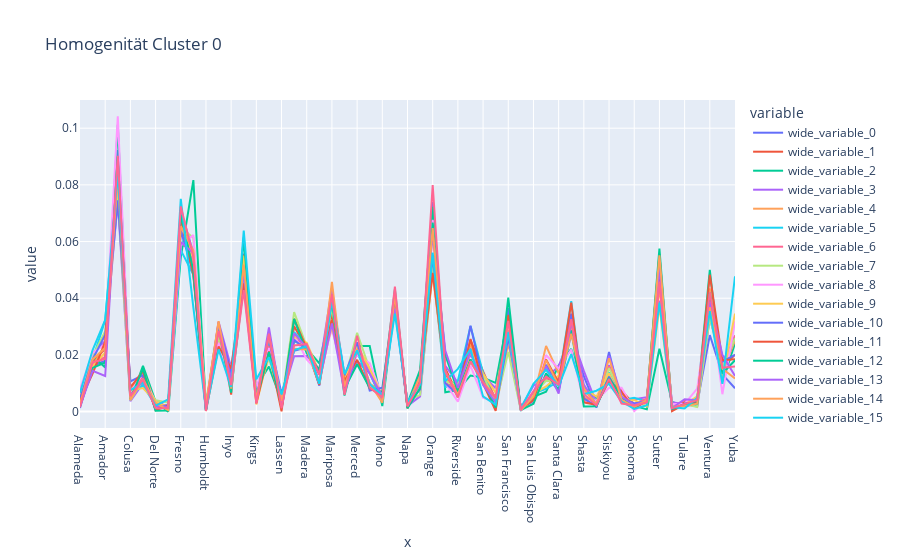

This figure's notebook cell:
### Markdown cell above
Couties mit der größten Standardabweichung sind für die größte Differenzierung zwischen den Clustern zuständig -> diese Counties machen also die größten Unterschiede in der Ähnlichkeitsstruktur der Produkte aus

### Code cell
x1 = df_cluster[df_cluster['3-Cluster Lösung']==0].loc[:,:'Yuba_r']
y = [x1.iloc[row] for row in range(len(x1))]
fig = px.line(x=x.columns,y=y,
             title = 'Homogenität Cluster 0')
fig.show()

### Figure 1 — Plotly figure (JSON) as saved in the notebook; plotly's stock layout.template omitted (floating-point values rounded to 4 significant figures)
{"data": [{"hovertemplate": "variable=wide_variable_0<br>x=%{x}<br>value=%{y}<extra></extra>", "legendgroup": "wide_variable_0", "line": {"color": "#636efa", "dash": "solid"}, "marker": {"symbol": "circle"}, "mode": "lines", "name": "wide_variable_0", "orientation": "v", "showlegend": true, "type": "scatter", "x": ["Alameda", "Alpine", "Amador", "Calaveras", "Colusa", "Contra Costa", "Del Norte", "El Dorado", "Fresno", "Glenn", "Humboldt", "Imperial", "Inyo", "Kern", "Kings", "Lake", "Lassen", "Los Angeles", "Madera", "Marin", "Mariposa", "Mendocino", "Merced", "Modoc", "Mono", "Monterey", "Napa", "Nevada", "Orange", "Plumas", "Riverside", "Sacramento", "San Benito", "San Diego", "San Francisco", "San Joaquin", "San Luis Obispo", "San Mateo", "Santa Clara", "Santa Cruz", "Shasta", "Sierra", "Siskiyou", "Solano", "Sonoma", "Stanislaus", "Sutter", "Tehama", "Tulare", "Tuolumne", "Ventura", "Yolo", "Yuba"], "xaxis": "x", "y": [0.001286, 0.01608, 0.01801, 0.09231, 0.006145, 0.01265, 0.002858, 0.001072, 0.06366, 0.05559, 0.0009288, 0.02765, 0.008645, 0.05573, 0.005144, 0.02586, 0.006359, 0.02143, 0.02272, 0.009145, 0.04101, 0.008074, 0.01786, 0.0135, 0.004001, 0.0393, 0.001358, 0.01207, 0.07402, 0.01508, 0.00493, 0.02229, 0.0105, 0.004573, 0.03658, 0.0007859, 0.003644, 0.01272, 0.007431, 0.02758, 0.0125, 0.001429, 0.02101, 0.003144, 0.002787, 0.003144, 0.05137, 0.002358, 0.001929, 0.002787, 0.02701, 0.01315, 0.008217], "yaxis": "y"}, {"hovertemplate": "variable=wide_variable_1<br>x=%{x}<br>value=%{y}<extra></extra>", "legendgroup": "wide_variable_1", "line": {"color": "#EF553B", "dash": "solid"}, "marker": {"symbol": "circle"}, "mode": "lines", "name": "wide_variable_1", "orientation": "v", "showlegend": true, "type": "scatter", "x": ["Alameda", "Alpine", "Amador", "Calaveras", "Colusa", "Contra Costa", "Del Norte", "El Dorado", "Fresno", "Glenn", "Humboldt", "Imperial", "Inyo", "Kern", "Kings", "Lake", "Lassen", "Los Angeles", "Madera", "Marin", "Mariposa", "Mendocino", "Merced", "Modoc", "Mono", "Monterey", "Napa", "Nevada", "Orange", "Plumas", "Riverside", "Sacramento", "San Benito", "San Diego", "San Francisco", "San Joaquin", "San Luis Obispo", "San Mateo", "Santa Clara", "Santa Cruz", "Shasta", "Sierra", "Siskiyou", "Solano", "Sonoma", "Stanislaus", "Sutter", "Tehama", "Tulare", "Tuolumne", "Ventura", "Yolo", "Yuba"], "xaxis": "x", "y": [0.003113, 0.01737, 0.02223, 0.08948, 0.007285, 0.0132, 0.003238, 0.001806, 0.05903, 0.05729, 0.001743, 0.03144, 0.005978, 0.05529, 0.00411, 0.02329, 0.001308, 0.03007, 0.0221, 0.009402, 0.03487, 0.009278, 0.02198, 0.009838, 0.005417, 0.0378, 0.00137, 0.01364, 0.05237, 0.01513, 0.00604, 0.02528, 0.0142, 0.004234, 0.0269, 0.0005604, 0.006476, 0.01196, 0.01021, 0.03045, 0.00467, 0.0033, 0.0122, 0.007223, 0.002491, 0.004296, 0.05548, 0.001308, 0.003425, 0.002055, 0.0391, 0.0155, 0.02011], "yaxis": "y"}, {"hovertemplate": "variable=wide_variable_2<br>x=%{x}<br>value=%{y}<extra></extra>", "legendgroup": "wide_variable_2", "line": {"color": "#00cc96", "dash": "solid"}, "marker": {"symbol": "circle"}, "mode": "lines", "name": "wide_variable_2", "orientation": "v", "showlegend": true, "type": "scatter", "x": ["Alameda", "Alpine", "Amador", "Calaveras", "Colusa", "Contra Costa", "Del Norte", "El Dorado", "Fresno", "Glenn", "Humboldt", "Imperial", "Inyo", "Kern", "Kings", "Lake", "Lassen", "Los Angeles", "Madera", "Marin", "Mariposa", "Mendocino", "Merced", "Modoc", "Mono", "Monterey", "Napa", "Nevada", "Orange", "Plumas", "Riverside", "Sacramento", "San Benito", "San Diego", "San Francisco", "San Joaquin", "San Luis Obispo", "San Mateo", "Santa Clara", "Santa Cruz", "Shasta", "Sierra", "Siskiyou", "Solano", "Sonoma", "Stanislaus", "Sutter", "Tehama", "Tulare", "Tuolumne", "Ventura", "Yolo", "Yuba"], "xaxis": "x", "y": [0.002184, 0.01974, 0.01555, 0.1012, 0.004018, 0.01616, 0.003494, 0, 0.05442, 0.08167, 0.002009, 0.0269, 0.007512, 0.04524, 0.008909, 0.0159, 0.003668, 0.02507, 0.02227, 0.01703, 0.03747, 0.005677, 0.02315, 0.02315, 0.001922, 0.03817, 0.002882, 0.01476, 0.07223, 0.006813, 0.007599, 0.01275, 0.01197, 0.01013, 0.03371, 0.0006114, 0.005241, 0.006988, 0.01625, 0.0221, 0.008647, 0.004804, 0.01144, 0.00393, 0.002009, 0.0007861, 0.02219, 0.003406, 0.001922, 0.00393, 0.05005, 0.01039, 0.02411], "yaxis": "y"}, {"hovertemplate": "variable=wide_variable_3<br>x=%{x}<br>value=%{y}<extra></extra>", "legendgroup": "wide_variable_3", "line": {"color": "#ab63fa", "dash": "solid"}, "marker": {"symbol": "circle"}, "mode": "lines", "name": "wide_variable_3", "orientation": "v", "showlegend": true, "type": "scatter", "x": ["Alameda", "Alpine", "Amador", "Calaveras", "Colusa", "Contra Costa", "Del Norte", "El Dorado", "Fresno", "Glenn", "Humboldt", "Imperial", "Inyo", "Kern", "Kings", "Lake", "Lassen", "Los Angeles", "Madera", "Marin", "Mariposa", "Mendocino", "Merced", "Modoc", "Mono", "Monterey", "Napa", "Nevada", "Orange", "Plumas", "Riverside", "Sacramento", "San Benito", "San Diego", "San Francisco", "San Joaquin", "San Luis Obispo", "San Mateo", "Santa Clara", "Santa Cruz", "Shasta", "Sierra", "Siskiyou", "Solano", "Sonoma", "Stanislaus", "Sutter", "Tehama", "Tulare", "Tuolumne", "Ventura", "Yolo", "Yuba"], "xaxis": "x", "y": [0.002128, 0.02054, 0.02489, 0.07421, 0.003701, 0.009901, 0.003886, 0.001481, 0.07097, 0.05617, 0.001943, 0.03174, 0.01555, 0.04858, 0.006385, 0.02489, 0.004719, 0.01952, 0.01962, 0.01499, 0.04368, 0.00842, 0.01758, 0.01434, 0.004071, 0.04108, 0.002036, 0.005367, 0.0533, 0.0161, 0.01027, 0.02008, 0.01268, 0.008235, 0.02665, 0.001388, 0.009161, 0.01184, 0.01601, 0.0272, 0.01434, 0.002869, 0.01638, 0.004627, 0.004349, 0.005089, 0.03914, 0.003331, 0.002591, 0.001851, 0.03285, 0.0174, 0.026], "yaxis": "y"}, {"hovertemplate": "variable=wide_variable_4<br>x=%{x}<br>value=%{y}<extra></extra>", "legendgroup": "wide_variable_4", "line": {"color": "#FFA15A", "dash": "solid"}, "marker": {"symbol": "circle"}, "mode": "lines", "name": "wide_variable_4", "orientation": "v", "showlegend": true, "type": "scatter", "x": ["Alameda", "Alpine", "Amador", "Calaveras", "Colusa", "Contra Costa", "Del Norte", "El Dorado", "Fresno", "Glenn", "Humboldt", "Imperial", "Inyo", "Kern", "Kings", "Lake", "Lassen", "Los Angeles", "Madera", "Marin", "Mariposa", "Mendocino", "Merced", "Modoc", "Mono", "Monterey", "Napa", "Nevada", "Orange", "Plumas", "Riverside", "Sacramento", "San Benito", "San Diego", "San Francisco", "San Joaquin", "San Luis Obispo", "San Mateo", "Santa Clara", "Santa Cruz", "Shasta", "Sierra", "Siskiyou", "Solano", "Sonoma", "Stanislaus", "Sutter", "Tehama", "Tulare", "Tuolumne", "Ventura", "Yolo", "Yuba"], "xaxis": "x", "y": [0.003614, 0.01624, 0.0231, 0.0799, 0.007626, 0.01456, 0.002806, 0.002098, 0.06809, 0.05512, 0.001531, 0.02636, 0.01012, 0.05413, 0.007824, 0.02152, 0.001276, 0.03287, 0.02173, 0.01029, 0.03127, 0.01006, 0.02428, 0.009823, 0.007129, 0.03665, 0.003033, 0.009298, 0.04891, 0.01152, 0.00832, 0.02381, 0.01205, 0.0008079, 0.02431, 0.0007654, 0.004607, 0.02319, 0.01351, 0.03019, 0.005046, 0.00309, 0.01185, 0.004635, 0.002608, 0.003359, 0.0438, 0.001517, 0.00275, 0.004323, 0.04344, 0.01413, 0.02505], "yaxis": "y"}, {"hovertemplate": "variable=wide_variable_5<br>x=%{x}<br>value=%{y}<extra></extra>", "legendgroup": "wide_variable_5", "line": {"color": "#19d3f3", "dash": "solid"}, "marker": {"symbol": "circle"}, "mode": "lines", "name": "wide_variable_5", "orientation": "v", "showlegend": true, "type": "scatter", "x": ["Alameda", "Alpine", "Amador", "Calaveras", "Colusa", "Contra Costa", "Del Norte", "El Dorado", "Fresno", "Glenn", "Humboldt", "Imperial", "Inyo", "Kern", "Kings", "Lake", "Lassen", "Los Angeles", "Madera", "Marin", "Mariposa", "Mendocino", "Merced", "Modoc", "Mono", "Monterey", "Napa", "Nevada", "Orange", "Plumas", "Riverside", "Sacramento", "San Benito", "San Diego", "San Francisco", "San Joaquin", "San Luis Obispo", "San Mateo", "Santa Clara", "Santa Cruz", "Shasta", "Sierra", "Siskiyou", "Solano", "Sonoma", "Stanislaus", "Sutter", "Tehama", "Tulare", "Tuolumne", "Ventura", "Yolo", "Yuba"], "xaxis": "x", "y": [0.003391, 0.01836, 0.03218, 0.08254, 0.005917, 0.009199, 0.002092, 0.00166, 0.05696, 0.04831, 0.002201, 0.02864, 0.01079, 0.05325, 0.005448, 0.02507, 0.001118, 0.02807, 0.0232, 0.01378, 0.03968, 0.01187, 0.02024, 0.01385, 0.003608, 0.04091, 0.002056, 0.01147, 0.05249, 0.008622, 0.01086, 0.03016, 0.01364, 0.003391, 0.02626, 0.0006855, 0.006458, 0.008045, 0.01079, 0.03896, 0.004257, 0.00267, 0.01385, 0.004004, 0.004834, 0.003572, 0.0487, 0.0005772, 0.002742, 0.002309, 0.03958, 0.01349, 0.02673], "yaxis": "y"}, {"hovertemplate": "variable=wide_variable_6<br>x=%{x}<br>value=%{y}<extra></extra>", "legendgroup": "wide_variable_6", "line": {"color": "#FF6692", "dash": "solid"}, "marker": {"symbol": "circle"}, "mode": "lines", "name": "wide_variable_6", "orientation": "v", "showlegend": true, "type": "scatter", "x": ["Alameda", "Alpine", "Amador", "Calaveras", "Colusa", "Contra Costa", "Del Norte", "El Dorado", "Fresno", "Glenn", "Humboldt", "Imperial", "Inyo", "Kern", "Kings", "Lake", "Lassen", "Los Angeles", "Madera", "Marin", "Mariposa", "Mendocino", "Merced", "Modoc", "Mono", "Monterey", "Napa", "Nevada", "Orange", "Plumas", "Riverside", "Sacramento", "San Benito", "San Diego", "San Francisco", "San Joaquin", "San Luis Obispo", "San Mateo", "Santa Clara", "Santa Cruz", "Shasta", "Sierra", "Siskiyou", "Solano", "Sonoma", "Stanislaus", "Sutter", "Tehama", "Tulare", "Tuolumne", "Ventura", "Yolo", "Yuba"], "xaxis": "x", "y": [0.003021, 0.01694, 0.01927, 0.08711, 0.004282, 0.01329, 0.001826, 0.0009627, 0.06358, 0.05262, 0.001804, 0.02799, 0.00955, 0.04986, 0.00467, 0.02326, 0.003132, 0.02584, 0.02342, 0.009992, 0.03783, 0.009395, 0.02235, 0.01452, 0.004393, 0.03803, 0.001914, 0.01186, 0.06703, 0.01045, 0.006606, 0.0184, 0.01121, 0.005057, 0.03256, 0.001217, 0.004924, 0.01174, 0.01156, 0.02847, 0.007967, 0.002335, 0.01595, 0.006197, 0.002589, 0.004603, 0.04575, 0.001726, 0.003939, 0.003076, 0.03999, 0.01292, 0.02689], "yaxis": "y"}, {"hovertemplate": "variable=wide_variable_7<br>x=%{x}<br>value=%{y}<extra></extra>", "legendgroup": "wide_variable_7", "line": {"color": "#B6E880", "dash": "solid"}, "marker": {"symbol": "circle"}, "mode": "lines", "name": "wide_variable_7", "orientation": "v", "showlegend": true, "type": "scatter", "x": ["Alameda", "Alpine", "Amador", "Calaveras", "Colusa", "Contra Costa", "Del Norte", "El Dorado", "Fresno", "Glenn", "Humboldt", "Imperial", "Inyo", "Kern", "Kings", "Lake", "Lassen", "Los Angeles", "Madera", "Marin", "Mariposa", "Mendocino", "Merced", "Modoc", "Mono", "Monterey", "Napa", "Nevada", "Orange", "Plumas", "Riverside", "Sacramento", "San Benito", "San Diego", "San Francisco", "San Joaquin", "San Luis Obispo", "San Mateo", "Santa Clara", "Santa Cruz", "Shasta", "Sierra", "Siskiyou", "Solano", "Sonoma", "Stanislaus", "Sutter", "Tehama", "Tulare", "Tuolumne", "Ventura", "Yolo", "Yuba"], "xaxis": "x", "y": [0.002783, 0.01948, 0.02834, 0.07633, 0.004049, 0.01122, 0.003964, 0.003205, 0.06486, 0.06132, 0.0005061, 0.0264, 0.01476, 0.05027, 0.004723, 0.01898, 0.00253, 0.03509, 0.02286, 0.01324, 0.03669, 0.01113, 0.02783, 0.01493, 0.005989, 0.03762, 0.003711, 0.005904, 0.05103, 0.01054, 0.009531, 0.01721, 0.0129, 0.00253, 0.02109, 0.0003374, 0.006157, 0.01088, 0.01054, 0.03281, 0.008182, 0.003121, 0.01535, 0.005904, 0.002024, 0.003711, 0.05035, 0.001687, 0.002699, 0.001603, 0.03315, 0.01552, 0.02589], "yaxis": "y"}, {"hovertemplate": "variable=wide_variable_8<br>x=%{x}<br>value=%{y}<extra></extra>", "legendgroup": "wide_variable_8", "line": {"color": "#FF97FF", "dash": "solid"}, "marker": {"symbol": "circle"}, "mode": "lines", "name": "wide_variable_8", "orientation": "v", "showlegend": true, "type": "scatter", "x": ["Alameda", "Alpine", "Amador", "Calaveras", "Colusa", "Contra Costa", "Del Norte", "El Dorado", "Fresno", "Glenn", "Humboldt", "Imperial", "Inyo", "Kern", "Kings", "Lake", "Lassen", "Los Angeles", "Madera", "Marin", "Mariposa", "Mendocino", "Merced", "Modoc", "Mono", "Monterey", "Napa", "Nevada", "Orange", "Plumas", "Riverside", "Sacramento", "San Benito", "San Diego", "San Francisco", "San Joaquin", "San Luis Obispo", "San Mateo", "Santa Clara", "Santa Cruz", "Shasta", "Sierra", "Siskiyou", "Solano", "Sonoma", "Stanislaus", "Sutter", "Tehama", "Tulare", "Tuolumne", "Ventura", "Yolo", "Yuba"], "xaxis": "x", "y": [0.007965, 0.02068, 0.02382, 0.1042, 0.006893, 0.0134, 0.002604, 0.001149, 0.05859, 0.06227, 0.0007659, 0.02428, 0.007123, 0.05093, 0.008348, 0.02244, 0.003293, 0.02704, 0.01838, 0.01356, 0.02918, 0.01111, 0.01991, 0.01708, 0.005438, 0.03753, 0.00314, 0.008271, 0.0677, 0.01011, 0.003523, 0.01624, 0.004902, 0.003217, 0.0265, 0.000919, 0.002757, 0.01999, 0.01516, 0.0219, 0.003523, 0.003983, 0.008425, 0.008425, 0.0001532, 0.004136, 0.04848, 0.002681, 0.002757, 0.008118, 0.0399, 0.006127, 0.03186], "yaxis": "y"}, {"hovertemplate": "variable=wide_variable_9<br>x=%{x}<br>value=%{y}<extra></extra>", "legendgroup": "wide_variable_9", "line": {"color": "#FECB52", "dash": "solid"}, "marker": {"symbol": "circle"}, "mode": "lines", "name": "wide_variable_9", "orientation": "v", "showlegend": true, "type": "scatter", "x": ["Alameda", "Alpine", "Amador", "Calaveras", "Colusa", "Contra Costa", "Del Norte", "El Dorado", "Fresno", "Glenn", "Humboldt", "Imperial", "Inyo", "Kern", "Kings", "Lake", "Lassen", "Los Angeles", "Madera", "Marin", "Mariposa", "Mendocino", "Merced", "Modoc", "Mono", "Monterey", "Napa", "Nevada", "Orange", "Plumas", "Riverside", "Sacramento", "San Benito", "San Diego", "San Francisco", "San Joaquin", "San Luis Obispo", "San Mateo", "Santa Clara", "Santa Cruz", "Shasta", "Sierra", "Siskiyou", "Solano", "Sonoma", "Stanislaus", "Sutter", "Tehama", "Tulare", "Tuolumne", "Ventura", "Yolo", "Yuba"], "xaxis": "x", "y": [0.005681, 0.01602, 0.02085, 0.07833, 0.007434, 0.00828, 0.003566, 0.001088, 0.06902, 0.05391, 0.001934, 0.02919, 0.007313, 0.05506, 0.002538, 0.02085, 0.003868, 0.02647, 0.0243, 0.01384, 0.02986, 0.01112, 0.02339, 0.01517, 0.005379, 0.03916, 0.001934, 0.008522, 0.06328, 0.01402, 0.005016, 0.02146, 0.01336, 0.006648, 0.03173, 0.0004835, 0.006286, 0.008884, 0.01269, 0.02804, 0.008099, 0.005258, 0.01354, 0.003626, 0.00411, 0.001813, 0.03717, 0.001753, 0.002418, 0.005379, 0.03947, 0.01172, 0.03457], "yaxis": "y"}, {"hovertemplate": "variable=wide_variable_10<br>x=%{x}<br>value=%{y}<extra></extra>", "legendgroup": "wide_variable_10", "line": {"color": "#636efa", "dash": "solid"}, "marker": {"symbol": "circle"}, "mode": "lines", "name": "wide_variable_10", "orientation": "v", "showlegend": true, "type": "scatter", "x": ["Alameda", "Alpine", "Amador", "Calaveras", "Colusa", "Contra Costa", "Del Norte", "El Dorado", "Fresno", "Glenn", "Humboldt", "Imperial", "Inyo", "Kern", "Kings", "Lake", "Lassen", "Los Angeles", "Madera", "Marin", "Mariposa", "Mendocino", "Merced", "Modoc", "Mono", "Monterey", "Napa", "Nevada", "Orange", "Plumas", "Riverside", "Sacramento", "San Benito", "San Diego", "San Francisco", "San Joaquin", "San Luis Obispo", "San Mateo", "Santa Clara", "Santa Cruz", "Shasta", "Sierra", "Siskiyou", "Solano", "Sonoma", "Stanislaus", "Sutter", "Tehama", "Tulare", "Tuolumne", "Ventura", "Yolo", "Yuba"], "xaxis": "x", "y": [0.004491, 0.01833, 0.02716, 0.07458, 0.01065, 0.01285, 0.0007311, 0.002455, 0.06392, 0.04883, 0.0004178, 0.03081, 0.01368, 0.04987, 0.004335, 0.02637, 0.001097, 0.02528, 0.02188, 0.01327, 0.04121, 0.0128, 0.02444, 0.007416, 0.008408, 0.04006, 0.002455, 0.007834, 0.0552, 0.01003, 0.00611, 0.03034, 0.01107, 0.001306, 0.02622, 0.001358, 0.004544, 0.0165, 0.009609, 0.03457, 0.004648, 0.001776, 0.01233, 0.004909, 0.002872, 0.003656, 0.05055, 0.00047, 0.00282, 0.003081, 0.04058, 0.0176, 0.02], "yaxis": "y"}, {"hovertemplate": "variable=wide_variable_11<br>x=%{x}<br>value=%{y}<extra></extra>", "legendgroup": "wide_variable_11", "line": {"color": "#EF553B", "dash": "solid"}, "marker": {"symbol": "circle"}, "mode": "lines", "name": "wide_variable_11", "orientation": "v", "showlegend": true, "type": "scatter", "x": ["Alameda", "Alpine", "Amador", "Calaveras", "Colusa", "Contra Costa", "Del Norte", "El Dorado", "Fresno", "Glenn", "Humboldt", "Imperial", "Inyo", "Kern", "Kings", "Lake", "Lassen", "Los Angeles", "Madera", "Marin", "Mariposa", "Mendocino", "Merced", "Modoc", "Mono", "Monterey", "Napa", "Nevada", "Orange", "Plumas", "Riverside", "Sacramento", "San Benito", "San Diego", "San Francisco", "San Joaquin", "San Luis Obispo", "San Mateo", "Santa Clara", "Santa Cruz", "Shasta", "Sierra", "Siskiyou", "Solano", "Sonoma", "Stanislaus", "Sutter", "Tehama", "Tulare", "Tuolumne", "Ventura", "Yolo", "Yuba"], "xaxis": "x", "y": [0.003745, 0.01342, 0.02465, 0.08546, 0.008512, 0.01416, 0.0004767, 0.002043, 0.0683, 0.04808, 0.0002043, 0.02302, 0.01519, 0.04522, 0.002996, 0.02125, 6.81e-05, 0.03262, 0.02234, 0.01328, 0.03235, 0.0109, 0.01825, 0.00824, 0.005788, 0.0412, 0.001158, 0.01178, 0.04896, 0.01342, 0.006333, 0.0256, 0.009874, 0.0002724, 0.03412, 0.0008853, 0.004018, 0.01839, 0.01015, 0.03847, 0.003269, 0.002383, 0.01083, 0.006878, 0.00109, 0.003882, 0.05026, 0.0001362, 0.002656, 0.003064, 0.04828, 0.01811, 0.01845], "yaxis": "y"}, {"hovertemplate": "variable=wide_variable_12<br>x=%{x}<br>value=%{y}<extra></extra>", "legendgroup": "wide_variable_12", "line": {"color": "#00cc96", "dash": "solid"}, "marker": {"symbol": "circle"}, "mode": "lines", "name": "wide_variable_12", "orientation": "v", "showlegend": true, "type": "scatter", "x": ["Alameda", "Alpine", "Amador", "Calaveras", "Colusa", "Contra Costa", "Del Norte", "El Dorado", "Fresno", "Glenn", "Humboldt", "Imperial", "Inyo", "Kern", "Kings", "Lake", "Lassen", "Los Angeles", "Madera", "Marin", "Mariposa", "Mendocino", "Merced", "Modoc", "Mono", "Monterey", "Napa", "Nevada", "Orange", "Plumas", "Riverside", "Sacramento", "San Benito", "San Diego", "San Francisco", "San Joaquin", "San Luis Obispo", "San Mateo", "Santa Clara", "Santa Cruz", "Shasta", "Sierra", "Siskiyou", "Solano", "Sonoma", "Stanislaus", "Sutter", "Tehama", "Tulare", "Tuolumne", "Ventura", "Yolo", "Yuba"], "xaxis": "x", "y": [0.001909, 0.0154, 0.01731, 0.08997, 0.004499, 0.01513, 0.0002726, 0.000409, 0.06946, 0.04983, 0.0002726, 0.02951, 0.00668, 0.06148, 0.004431, 0.02106, 0.002181, 0.03272, 0.02058, 0.01472, 0.03858, 0.008043, 0.0167, 0.008316, 0.006884, 0.04315, 0.001159, 0.008316, 0.06673, 0.01997, 0.007089, 0.0184, 0.0105, 0.001431, 0.04022, 0.0005453, 0.002795, 0.0135, 0.007634, 0.02863, 0.00184, 0.001909, 0.01186, 0.00518, 0.001704, 0.003681, 0.05753, 0.0009543, 0.002386, 0.002863, 0.04206, 0.01343, 0.01813], "yaxis": "y"}, {"hovertemplate": "variable=wide_variable_13<br>x=%{x}<br>value=%{y}<extra></extra>", "legendgroup": "wide_variable_13", "line": {"color": "#ab63fa", "dash": "solid"}, "marker": {"symbol": "circle"}, "mode": "lines", "name": "wide_variable_13", "orientation": "v", "showlegend": true, "type": "scatter", "x": ["Alameda", "Alpine", "Amador", "Calaveras", "Colusa", "Contra Costa", "Del Norte", "El Dorado", "Fresno", "Glenn", "Humboldt", "Imperial", "Inyo", "Kern", "Kings", "Lake", "Lassen", "Los Angeles", "Madera", "Marin", "Mariposa", "Mendocino", "Merced", "Modoc", "Mono", "Monterey", "Napa", "Nevada", "Orange", "Plumas", "Riverside", "Sacramento", "San Benito", "San Diego", "San Francisco", "San Joaquin", "San Luis Obispo", "San Mateo", "Santa Clara", "Santa Cruz", "Shasta", "Sierra", "Siskiyou", "Solano", "Sonoma", "Stanislaus", "Sutter", "Tehama", "Tulare", "Tuolumne", "Ventura", "Yolo", "Yuba"], "xaxis": "x", "y": [0.001793, 0.01435, 0.01255, 0.08858, 0.004756, 0.01115, 0.002027, 0.001637, 0.05988, 0.05591, 0.0009357, 0.03111, 0.01138, 0.0499, 0.003509, 0.02971, 0.002963, 0.0276, 0.02253, 0.01053, 0.03111, 0.006628, 0.02136, 0.01349, 0.005536, 0.03634, 0.002105, 0.01263, 0.06261, 0.02152, 0.008343, 0.02144, 0.009357, 0.003197, 0.02862, 0.0003119, 0.007018, 0.01606, 0.006316, 0.03166, 0.009513, 0.002339, 0.01973, 0.005302, 0.002339, 0.003743, 0.05076, 0.001248, 0.004366, 0.003977, 0.03883, 0.02004, 0.01255], "yaxis": "y"}, {"hovertemplate": "variable=wide_variable_14<br>x=%{x}<br>value=%{y}<extra></extra>", "legendgroup": "wide_variable_14", "line": {"color": "#FFA15A", "dash": "solid"}, "marker": {"symbol": "circle"}, "mode": "lines", "name": "wide_variable_14", "orientation": "v", "showlegend": true, "type": "scatter", "x": ["Alameda", "Alpine", "Amador", "Calaveras", "Colusa", "Contra Costa", "Del Norte", "El Dorado", "Fresno", "Glenn", "Humboldt", "Imperial", "Inyo", "Kern", "Kings", "Lake", "Lassen", "Los Angeles", "Madera", "Marin", "Mariposa", "Mendocino", "Merced", "Modoc", "Mono", "Monterey", "Napa", "Nevada", "Orange", "Plumas", "Riverside", "Sacramento", "San Benito", "San Diego", "San Francisco", "San Joaquin", "San Luis Obispo", "San Mateo", "Santa Clara", "Santa Cruz", "Shasta", "Sierra", "Siskiyou", "Solano", "Sonoma", "Stanislaus", "Sutter", "Tehama", "Tulare", "Tuolumne", "Ventura", "Yolo", "Yuba"], "xaxis": "x", "y": [0.002681, 0.01842, 0.02252, 0.08272, 0.004108, 0.01156, 0.003029, 0.0005222, 0.06541, 0.05671, 0.002472, 0.03189, 0.008111, 0.05191, 0.003899, 0.02695, 0.00369, 0.02214, 0.02193, 0.009887, 0.04581, 0.008808, 0.022, 0.01006, 0.003168, 0.04118, 0.002089, 0.0125, 0.06475, 0.01406, 0.005953, 0.01772, 0.01044, 0.004665, 0.02872, 0.0005222, 0.005257, 0.01817, 0.009121, 0.0275, 0.008042, 0.002541, 0.01883, 0.004143, 0.001671, 0.004003, 0.05514, 0.001567, 0.001984, 0.002785, 0.0368, 0.01511, 0.01166], "yaxis": "y"}, {"hovertemplate": "variable=wide_variable_15<br>x=%{x}<br>value=%{y}<extra></extra>", "legendgroup": "wide_variable_15", "line": {"color": "#19d3f3", "dash": "solid"}, "marker": {"symbol": "circle"}, "mode": "lines", "name": "wide_variable_15", "orientation": "v", "showlegend": true, "type": "scatter", "x": ["Alameda", "Alpine", "Amador", "Calaveras", "Colusa", "Contra Costa", "Del Norte", "El Dorado", "Fresno", "Glenn", "Humboldt", "Imperial", "Inyo", "Kern", "Kings", "Lake", "Lassen", "Los Angeles", "Madera", "Marin", "Mariposa", "Mendocino", "Merced", "Modoc", "Mono", "Monterey", "Napa", "Nevada", "Orange", "Plumas", "Riverside", "Sacramento", "San Benito", "San Diego", "San Francisco", "San Joaquin", "San Luis Obispo", "San Mateo", "Santa Clara", "Santa Cruz", "Shasta", "Sierra", "Siskiyou", "Solano", "Sonoma", "Stanislaus", "Sutter", "Tehama", "Tulare", "Tuolumne", "Ventura", "Yolo", "Yuba"], "xaxis": "x", "y": [0.006664, 0.02173, 0.03235, 0.08441, 0.007497, 0.01027, 0.002082, 0.004304, 0.07504, 0.03665, 0.0006247, 0.02194, 0.008746, 0.06386, 0.01138, 0.01916, 0.006039, 0.02173, 0.02305, 0.009788, 0.03894, 0.01326, 0.02159, 0.009718, 0.005692, 0.03457, 0.00354, 0.00951, 0.05609, 0.01083, 0.01506, 0.02207, 0.005345, 0.00236, 0.02811, 0.001111, 0.009788, 0.01472, 0.009024, 0.02027, 0.006109, 0.007358, 0.009788, 0.00354, 0.0009024, 0.002221, 0.03846, 0.001597, 0.001111, 0.004859, 0.03547, 0.009788, 0.04776], "yaxis": "y"}, {"hovertemplate": "variable=wide_variable_16<br>x=%{x}<br>value=%{y}<extra></extra>", "legendgroup": "wide_variable_16", "line": {"color": "#FF6692", "dash": "solid"}, "marker": {"symbol": "circle"}, "mode": "lines", "name": "wide_variable_16", "orientation": "v", "showlegend": true, "type": "scatter", "x": ["Alameda", "Alpine", "Amador", "Calaveras", "Colusa", "Contra Costa", "Del Norte", "El Dorado", "Fresno", "Glenn", "Humboldt", "Imperial", "Inyo", "Kern", "Kings", "Lake", "Lassen", "Los Angeles", "Madera", "Marin", "Mariposa", "Mendocino", "Merced", "Modoc", "Mono", "Monterey", "Napa", "Nevada", "Orange", "Plumas", "Riverside", "Sacramento", "San Benito", "San Diego", "San Francisco", "San Joaquin", "San Luis Obispo", "San Mateo", "Santa Clara", "Santa Cruz", "Shasta", "Sierra", "Siskiyou", "Solano", "Sonoma", "Stanislaus", "Sutter", "Tehama", "Tulare", "Tuolumne", "Ventura", "Yolo", "Yuba"], "xaxis": "x", "y": [0.001514, 0.01739, 0.01857, 0.09025, 0.005497, 0.01133, 0.001178, 0.00129, 0.07241, 0.05463, 0.0002244, 0.02849, 0.009367, 0.04285, 0.002805, 0.02748, 0.001122, 0.02333, 0.02384, 0.01296, 0.0414, 0.00589, 0.02681, 0.008414, 0.005104, 0.04409, 0.001795, 0.01038, 0.07993, 0.01419, 0.005048, 0.01778, 0.01021, 0.004656, 0.03197, 0.0007853, 0.007124, 0.01234, 0.009479, 0.03259, 0.00617, 0.002188, 0.01155, 0.002861, 0.002131, 0.003197, 0.04588, 0.001178, 0.002636, 0.004151, 0.04218, 0.01548, 0.01593], "yaxis": "y"}], "layout": {"autosize": true, "legend": {"title": {"text": "variable"}, "tracegroupgap": 0}, "title": {"text": "Homogenität Cluster 0"}, "xaxis": {"anchor": "y", "autorange": true, "domain": [0, 1], "range": [0, 52], "title": {"text": "x"}, "type": "category"}, "yaxis": {"anchor": "x", "autorange": true, "domain": [0, 1], "range": [-0.005787, 0.1099], "title": {"text": "value"}, "type": "linear"}}}
